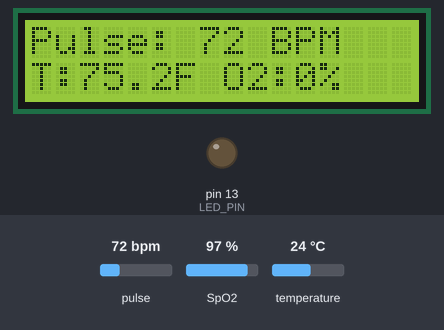
The sketch below on a simulated Arduino Uno, built with avr-gcc and run on an emulated ATmega328P. On the bench: 16×2 character LCD, output pins drawn as LEDs (lit = HIGH). Dashed ring = blinking. The test bench sets the inputs (shaded band); at power-on: pulse 72 bpm, temperature 24 °C, SpO2 97 %. What the sketch prints to the serial monitor is not drawn.

Above: at 3.2 s.
3.3 s: pulse set to 77 bpm
At 4.1 s:
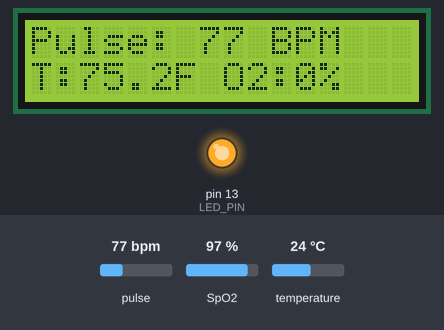
7.6 s: temperature set to 12 °C
At 8.4 s:
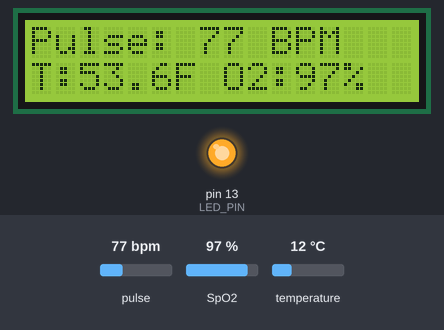
9.2 s: pulse set to 42 bpm
At 10.9 s:
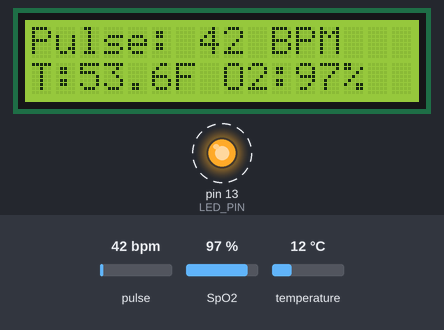
12.5 s: SpO2 set to 80 %
At 13.9 s:
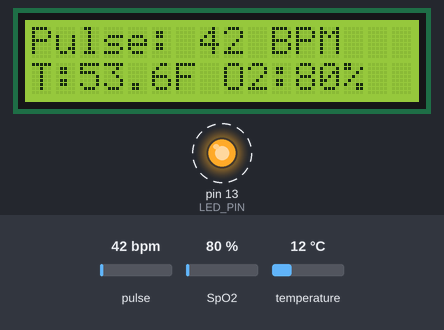
14.1 s: temperature set to 19 °C
At 15.4 s:
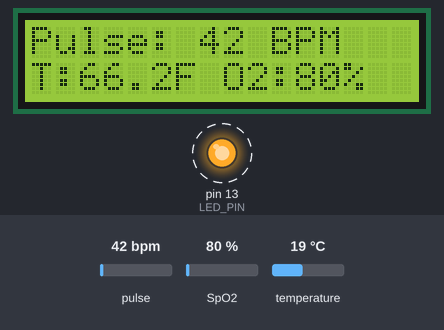
15.7 s: temperature set to 28 °C
At 17.2 s:
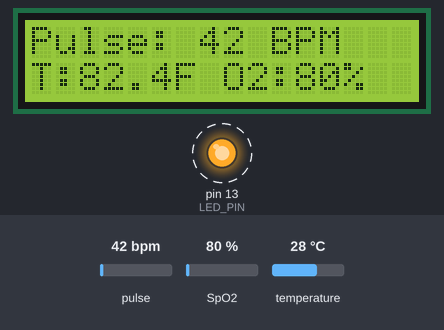
Timing chart, 0 to 18.3 s (numbered marks = the images above; inputs shaded):
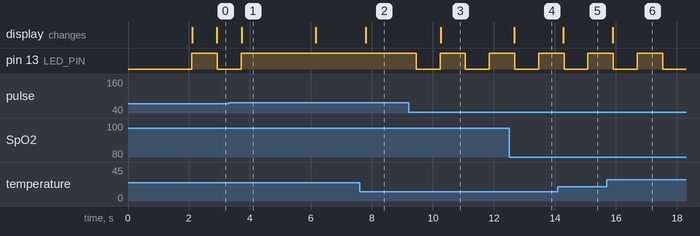

Measured:
- the behaviour switches between 74 and 75 bpm on pulse (found by bisection; images 0 and 1)
- after the input at 3.3 s, pin 13 (LED_PIN): goes on until 3.7 s, then stays HIGH; the display: changes after 0.43 s (image 1)
- after the input at 7.6 s, the display: changes after 0.19 s (image 2)
- after the input at 9.2 s, pin 13 (LED_PIN): alternates HIGH for 0.83 s and LOW for 0.79 s, starting after 0.25 s; the display: changes after 1.1 s (image 3)
- after the input at 12.5 s, the display: changes after 0.16 s (image 4)
- after the input at 14.1 s, the display: changes after 0.18 s (image 5)
- after the input at 15.7 s, the display: changes after 0.20 s (image 6)

The sketch:

health_monitor.ino
```cpp
#define USE_ARDUINO_INTERRUPTS true
#include <Wire.h>
#include <PulseSensorPlayground.h>
#include <LiquidCrystal_I2C.h>
#include <OneWire.h>
#include <DallasTemperature.h>
#include "MAX30100_PulseOximeter.h"


// --- LCD setup ---
LiquidCrystal_I2C lcd(0x27, 16, 2); // LCD I2C address 0x27, 16x2 display

// --- Pulse Sensor setup ---
const int PULSE_SENSOR_PIN = A3; // Analog pin
const int LED_PIN = 13;          // On-board LED
const int THRESHOLD = 550;
PulseSensorPlayground pulseSensor;

// --- DS18B20 Temperature Sensor ---
#define ONE_WIRE_BUS 2
OneWire oneWire(ONE_WIRE_BUS);
DallasTemperature sensors(&oneWire);
float bodyTempC = 0.0;
float bodyTempF = 0.0;

// --- MAX30100 SpO2 Sensor ---
PulseOximeter pox;
uint32_t tsLastReport = 0;
#define REPORTING_PERIOD_MS 1000
float spo2 = 0.0;

// Beat callback for MAX30100
void onBeatDetected() {
  Serial.println("Beat detected by MAX30100!");
}

void setup() {
  Serial.begin(9600);
  lcd.init();
  lcd.backlight();

  // --- Setup Pulse Sensor ---
  pulseSensor.analogInput(PULSE_SENSOR_PIN);
  pulseSensor.blinkOnPulse(LED_PIN);
  pulseSensor.setThreshold(THRESHOLD);

  if (pulseSensor.begin()) {
    Serial.println("PulseSensor initialized.");
  } else {
    Serial.println("PulseSensor FAILED to initialize!");
  }

  // --- Setup DS18B20 ---
  sensors.begin();

  // --- Setup MAX30100 ---
  Serial.print("Initializing MAX30100...");
  if (!pox.begin()) {
    Serial.println("FAILED");
    while (1);
  } else {
    Serial.println("SUCCESS");
  }
  pox.setIRLedCurrent(MAX30100_LED_CURR_7_6MA);
  pox.setOnBeatDetectedCallback(onBeatDetected);

  // --- Welcome Message ---
  lcd.setCursor(0, 0);
  lcd.print("Health Monitor");
  delay(2000);
  lcd.clear();
}

void loop() {
  pox.update();

  // --- Display Heart Rate (from Pulse Sensor) ONCE per beat ---
  int currentBPM = pulseSensor.getBeatsPerMinute();
  if (pulseSensor.sawStartOfBeat()) {
    if (currentBPM > 40 && currentBPM < 180) {
      Serial.println("♥ HeartBeat Detected!");
      Serial.print("BPM: ");
      Serial.println(currentBPM);
      lcd.setCursor(0, 0);
      lcd.print("Pulse: ");
      lcd.print(currentBPM);
      lcd.print(" BPM ");
  } else {
    Serial.print("Ignored BPM (out of range): ");
    Serial.println(currentBPM);
    }
  }

  // --- Temperature Reading ---
  sensors.requestTemperatures();
  bodyTempC = sensors.getTempCByIndex(0);
  bodyTempF = bodyTempC * 1.8 + 32;

  // --- SpO2 Reporting Every 1 Sec ---
  if (millis() - tsLastReport > REPORTING_PERIOD_MS) {
    float heartRateFromMAX = pox.getHeartRate(); // Not displayed
    spo2 = pox.getSpO2();

    Serial.print("Body Temp (C): ");
    Serial.print(bodyTempC);
    Serial.print(" | Body Temp (F): ");
    Serial.println(bodyTempF);

    Serial.print("SpO2: ");
    Serial.print(spo2);
    Serial.println("%");

    // Clear Line 2 before displaying
    lcd.setCursor(0, 1);
    lcd.print("                "); // 16 spaces to clear the line


    // Display Temp & SpO2
    lcd.setCursor(0, 1);
    lcd.print("T:");
    lcd.print(bodyTempF, 1); // 1 decimal place
    lcd.print("F ");
    lcd.print("O2:");
    lcd.print(spo2, 0); // Integer SpO2
    lcd.print("% ");

    tsLastReport = millis();
  }

  delay(20); // Small delay for stability
}
```
